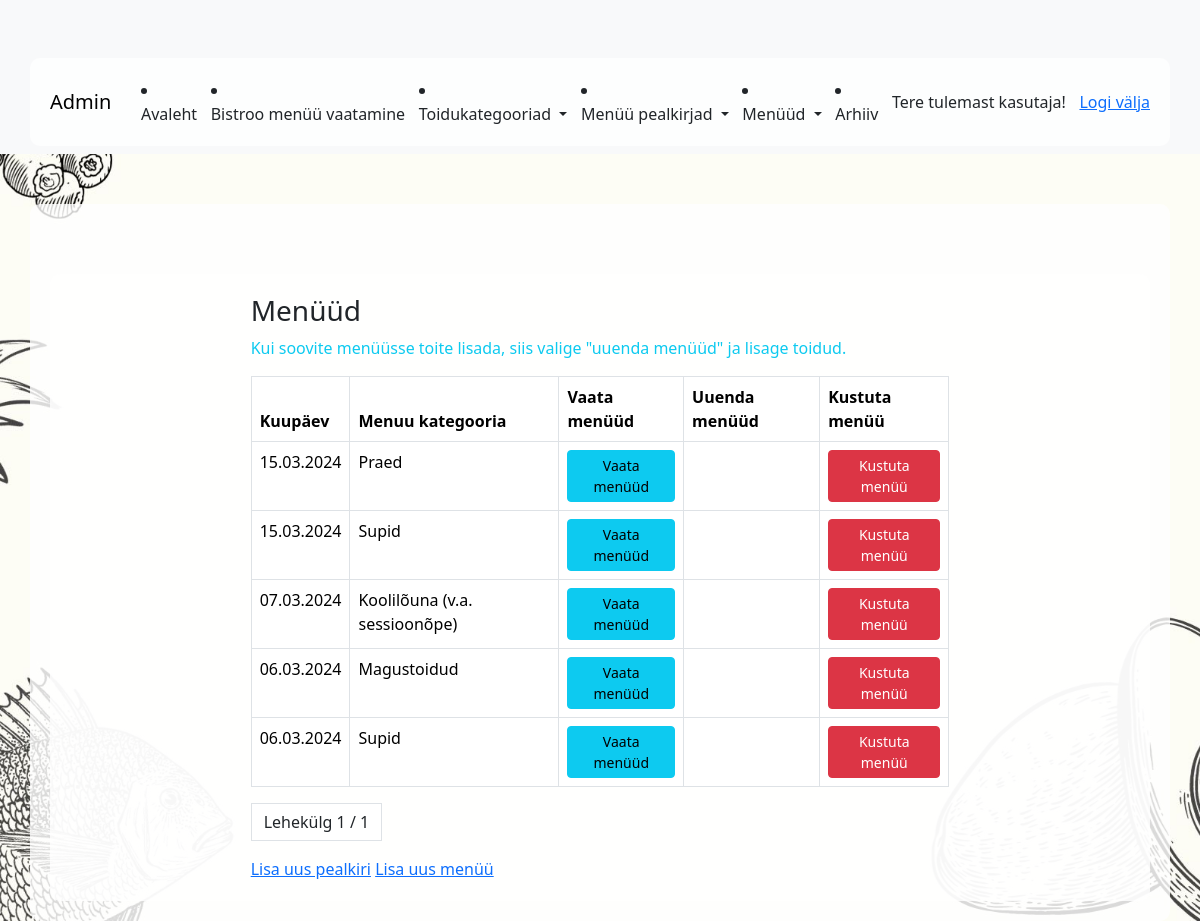
/app_admin/menu_list/ (signed in), run on an earlier commit of the app's database.
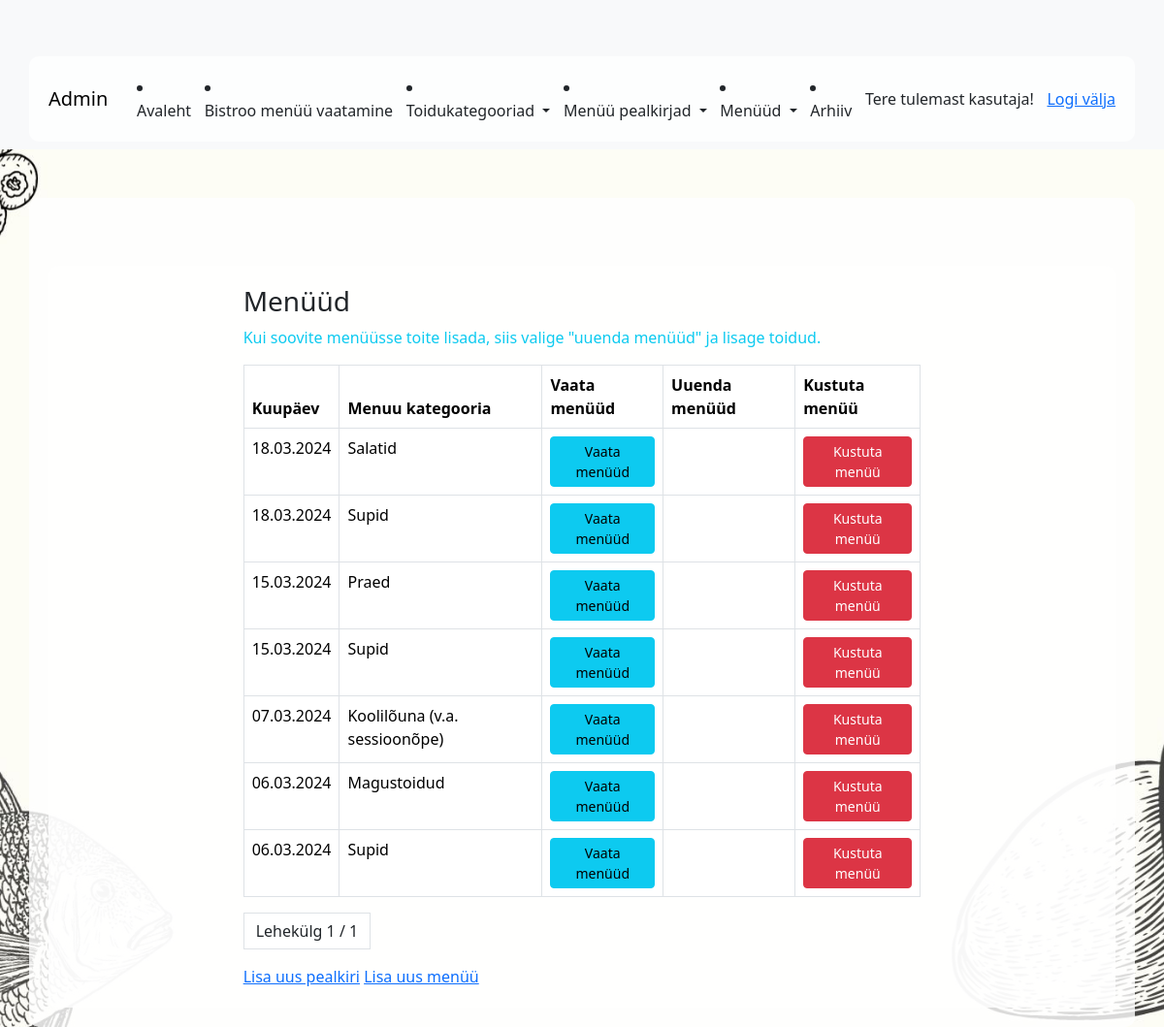
And on a later commit of the database.
### app_admin/models.py (models this page shows, shortened)
class Menu(models.Model):
    date = models.ForeignKey(Heading, on_delete=models.CASCADE)
    category = models.ForeignKey(Category, on_delete=models.PROTECT)
    class Meta:
        ordering = ['-date', 'category']

class Heading(models.Model):
    date = models.DateField(blank=False, null=False, unique=True, verbose_name="Kuupäev")
    topic = models.CharField(max_length=100, null=True, blank=True, verbose_name="Teemapäev")
    chef = models.CharField(max_length=100, null=True, blank=True, verbose_name="Peakokk soovitab:")
    student = models.CharField(max_length=100, null=True, blank=True, verbose_name="Kes tegid:")
    def __str__(self):
        return f'{self.date.strftime("%d.%m.%Y")}'
    class Meta:
        ordering = ['-date']

class Category(models.Model):
    number = models.PositiveIntegerField(verbose_name="Number")
    name = models.CharField(max_length=255, unique=True, verbose_name="Kategooria nimetus")

### app_admin/views.py (the view)
# urls.py: path('menu_list/', views.MenuListView.as_view(), name='menu_list'),
class MenuListView(ManagerRequiredMixin, ListView):
    template_name = 'app_admin/menu_list.html'
    model = Menu
    context_object_name = 'menu_list'
    paginate_by = 10  # 10 per page in ListView
    def get_queryset(self):
        queryset = super().get_queryset()
        queryset = queryset.order_by('date', 'category__name')
        return queryset
    def get_context_data(self, **kwargs):
        context = super().get_context_data(**kwargs)
        return context

### app_admin/templatetags/is_menu_old.py (called while the page is built)
@register.filter
def is_menu_old(menu_date):
    try:
        date_object = datetime.strptime(menu_date, '%d.%m.%Y').date()
        today = date.today()
        return date_object < today
    except ValueError:
        return False

### app_admin/views.py (called while the page is built)
    def test_func(self):
        return self.request.user.groups.filter(name='Manager').exists()

### app_admin/templates/app_admin/menu_list.html (shortened to what this page needs)
{% extends 'base_admin.html' %}
{% load is_menu_old %}
{% block content %}
    <div class="container">
        <div class="row">
            <div class="col-8 mx-auto">
                <h3>Menüüd</h3>
                <div class="text-info"> Kui soovite menüüsse toite lisada, siis valige "uuenda menüüd" ja lisage toidud.</div>
                <table class="mt-3 table table-bordered table-hover">
                    <thead>
                        <tr class="text">
                            <th>Kuupäev</th>
                            <th>Menuu kategooria</th>
                            <th>Vaata menüüd</th>
                            <th>Uuenda menüüd</th>
                            <th>Kustuta menüü</th>
                        </tr>
                    </thead>
                    <tbody>
                        {% for item in object_list %}
                            <tr>
                                <td>{{ item.date }}</td>
                                <td>{{ item.category.name }}</td>
                                <td><a href="{% url 'app_admin:menu_detail' pk=item.id %}" class="btn btn-info btn-sm">Vaata menüüd</a></td>
                                <td>
                                </td>
                                <td><a href="{% url 'app_admin:menu_delete' pk=item.id %}" class="btn btn-danger btn-sm">Kustuta menüü</a></td>
                            </tr>
                        {% endfor %}
                    </tbody>
                </table>
                <ul class="pagination">
                    <li class="page-link text-dark">
                        Lehekülg {{ page_obj.number }} / {{ page_obj.paginator.num_pages }}
                    </li>
                </ul>
                <a href="{% url 'app_admin:heading_create' %}">Lisa uus pealkiri</a>
                <a href="{% url 'app_admin:menu_add' %}">Lisa uus menüü</a>
            </div>
        </div>
    </div>
{% endblock %}

What changed in the data, as far as the page shows it:
added Menu: date "18.03.2024", category.name "Salatid"
added Menu: date "18.03.2024", category.name "Supid"
